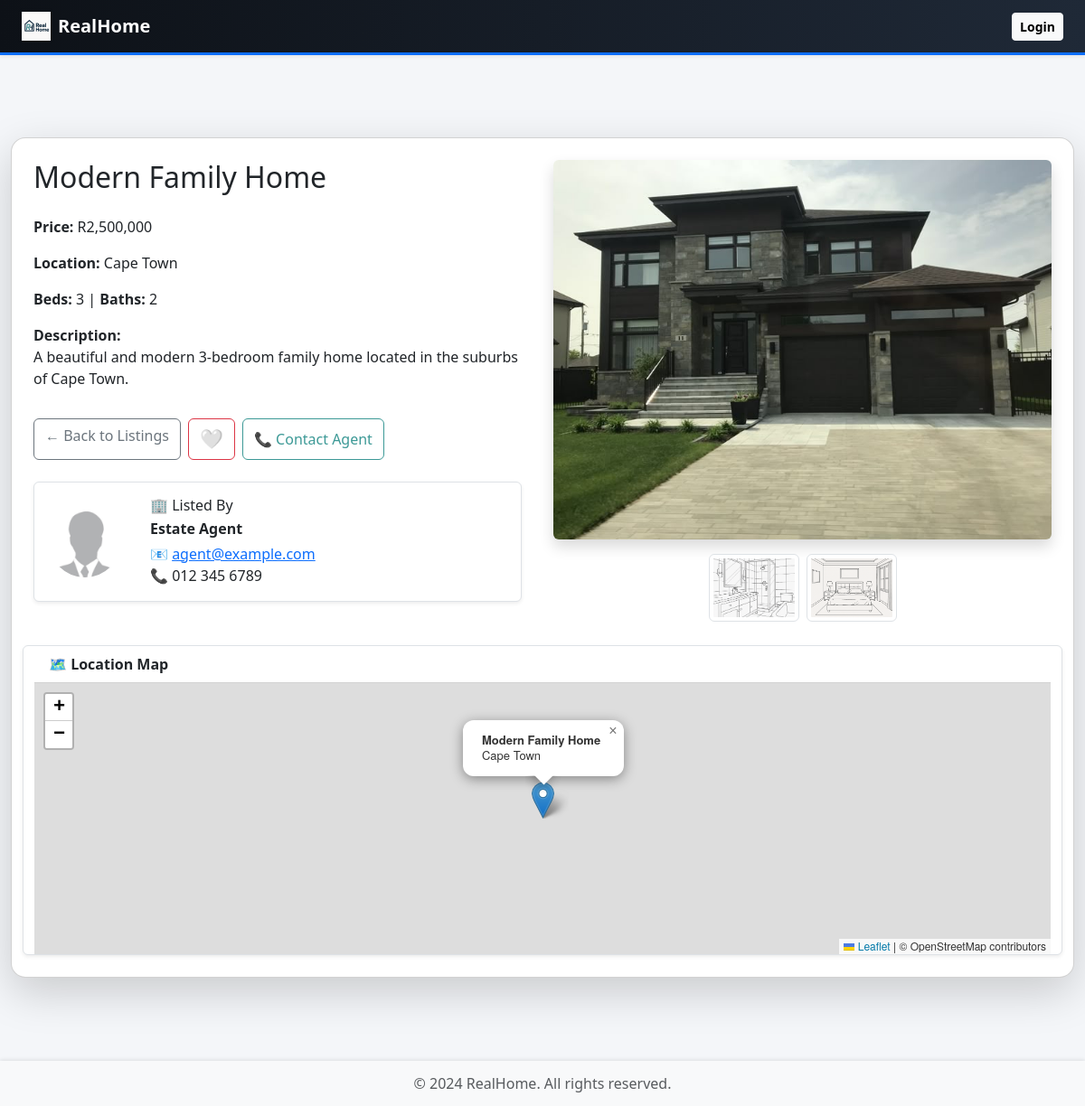
/detail/1, run on the app's committed database.
### models.py (models this page shows, shortened)
class Property(db.Model):
    id = db.Column(db.Integer, primary_key=True)
    title = db.Column(db.String(120))
    description = db.Column(db.Text)
    price = db.Column(db.Float)
    beds = db.Column(db.Integer)
    baths = db.Column(db.Integer)
    type = db.Column(db.String(50))
    location = db.Column(db.String(120))
    image = db.Column(db.String(255))
    latitude = db.Column(db.Float)
    longitude = db.Column(db.Float)
    agent_id = db.Column(db.Integer, db.ForeignKey('user.id'))  # Link to agent
    agent = relationship("User", backref="listings")
    additional_images = db.relationship(
        'ListingImage',
        backref='listing',
        cascade="all, delete-orphan"
    )

class User(db.Model):
    id = db.Column(db.Integer, primary_key=True)
    name = db.Column(db.String(100), nullable=False)
    email = db.Column(db.String(120), unique=True, nullable=False)
    password_hash = db.Column(db.String(200), nullable=False)
    role = db.Column(db.String(50), nullable=False)

class AgentProfile(db.Model):
    id = db.Column(db.Integer, primary_key=True)
    agent_id = db.Column(db.Integer, db.ForeignKey('user.id'), unique=True, nullable=False)
    agency_name = db.Column(db.String(120))
    license_number = db.Column(db.String(100))
    phone = db.Column(db.String(20))
    profile_image = db.Column(db.String(255))  # Path to profile picture
    website = db.Column(db.String(255))
    facebook = db.Column(db.String(255))
    linkedin = db.Column(db.String(255))
    twitter = db.Column(db.String(255))
    user = db.relationship('User', backref=db.backref('agent_profile', uselist=False))

class ListingImage(db.Model):
    id = db.Column(db.Integer, primary_key=True)
    filename = db.Column(db.String(255), nullable=False)
    listing_id = db.Column(db.Integer, db.ForeignKey('property.id'), nullable=False)

### routes/properties.py (the view)
@properties_bp.route('/detail/<int:listing_id>')
def detail(listing_id):
    listing = Property.query.get_or_404(listing_id)
    return render_template('properties/detail.html', title=listing.title, listing=listing)

### templates/properties/detail.html (shortened to what this page needs)
{% extends "layout.html" %}
{% block page_content %}
<div class="d-flex justify-content-center py-4">
  <div class="card shadow-lg rounded-4 p-4 w-100" style="max-width: 1400px;">
    <div class="row">
      <div class="col-lg-6 mb-4 d-flex flex-column justify-content-between">
        <div>
          <h2 class="mb-4">{{ listing.title }}</h2>
          <p><strong>Price:</strong> R{{ "{:,.0f}".format(listing.price) }}</p>
          <p><strong>Location:</strong> {{ listing.location }}</p>
          <p><strong>Beds:</strong> {{ listing.beds }} | <strong>Baths:</strong> {{ listing.baths }}</p>
          <p><strong>Description:</strong><br>
          {{ listing.description }}</p>
        </div>
        <div class="d-flex flex-wrap gap-2 mt-3">
          <a href="{{ url_for('properties.dashboard') }}" class="btn btn-outline-secondary">
            ← Back to Listings
          </a>
          {% set liked = listing.wishlisted_by|selectattr('user_id', 'equalto', session.user_id)|list|length > 0 %}
          <button class="btn btn-outline-danger like-btn"
                  data-id="{{ listing.id }}"
                  aria-pressed="{{ 'true' if liked else 'false' }}"
                  title="{{ 'Remove from wishlist' if liked else 'Add to wishlist' }}">
            <span class="heart-icon" data-heart="{{ '❤️' if liked else '🤍' }}"></span>
          </button>
          <button class="btn btn-outline-primary">📞 Contact Agent</button>
        </div>
        {% if listing.agent %}
        <div class="card border shadow-sm mt-4" style="max-width: 540px;">
          <div class="row g-0 align-items-center">
            <div class="col-auto p-3">
              {% if listing.agent.agent_profile and listing.agent.agent_profile.profile_image %}
              <img src="{{ url_for('static', filename=listing.agent.agent_profile.profile_image) }}" class="rounded-circle"
                style="width: 80px; height: 80px; object-fit: cover;" alt="Agent Photo">
              {% else %}
              <img src="{{ url_for('static', filename='assets/default-profile.jpg') }}" class="rounded-circle"
                style="width: 80px; height: 80px; object-fit: cover;" alt="Default Agent">
              {% endif %}
            </div>
            <div class="col p-3">
              <h6 class="mb-1">🏢 Listed By</h6>
              <p class="mb-1 fw-bold">{{ listing.agent.name }}</p>
              <p class="mb-0">
                📧 <a href="mailto:{{ listing.agent.email }}">{{ listing.agent.email }}</a><br>
                {% if listing.agent.agent_profile and listing.agent.agent_profile.phone %}
                📞 {{ listing.agent.agent_profile.phone }}
                {% endif %}
              </p>
            </div>
          </div>
        </div>
        {% endif %}
      </div>
      <div class="col-lg-6 d-flex flex-column align-items-center">
        <img id="mainImage"
             src="{{ url_for('static', filename=listing.image if listing.image else 'assets/default.jpg') }}"
             class="img-fluid rounded shadow mb-3"
             style="width: 100%; max-width: 640px; height: 420px; object-fit: cover;"
             alt="Property Image">
        {% if listing.additional_images %}
        <div class="d-flex gap-2 flex-wrap justify-content-center">
          {% for img in listing.additional_images %}
          <img src="{{ url_for('static', filename='assets/' ~ listing.id ~ '/additional/' ~ img.filename) }}"
               class="img-thumbnail"
               style="width: 100px; height: 75px; object-fit: cover; cursor: pointer;"
               alt="Thumbnail"
               onclick="updateMainImage(this.src)">
          {% endfor %}
        </div>
        {% endif %}
      </div>
    </div>
    <div class="row">
      <div class="card mt-4 border shadow-sm">
        <div class="card-header bg-white fw-bold">🗺️ Location Map</div>
        <div class="card-body p-0">
          <div id="map" style="width: 100%; height: 300px;"></div>
        </div>
      </div>
    </div>
  </div>
</div>
{% endblock %}

### templates/layout.html (shortened to what this page needs)
<!DOCTYPE html>
<html lang="en">
<head>
  <link href="https://cdn.jsdelivr.net/npm/bootstrap@5.3.3/dist/css/bootstrap.min.css" rel="stylesheet">
  <link rel="stylesheet" href="{{ url_for('static', filename='css/style.css') }}">
  <link rel="stylesheet" href="https://unpkg.com/leaflet@1.9.4/dist/leaflet.css" />
  <link rel="stylesheet" href="https://unpkg.com/leaflet.markercluster@1.5.3/dist/MarkerCluster.css" />
  <link rel="stylesheet" href="https://unpkg.com/leaflet.markercluster@1.5.3/dist/MarkerCluster.Default.css" />
</head>
<body>
  <nav class="navbar navbar-expand-lg fixed-top shadow-sm urban-header">
    <div class="container-fluid px-4">
      <a class="navbar-brand d-flex align-items-center gap-2 text-white fw-semibold" href="{{ url_for('properties.index') }}">
        <img src="{{ url_for('static', filename='assets/rh_logo.png') }}" alt="RealHome Logo" width="32" height="32">
        <span>RealHome</span>
      </a>
      <div class="collapse navbar-collapse justify-content-end" id="navbarNav">
        <ul class="navbar-nav gap-3 align-items-center">
          {% if session.user_name %}
          <li class="nav-item">
            <span class="text-light small">Welcome, {{ session.user_name }}!</span>
          </li>
          <li class="nav-item">
            <a class="btn btn-outline-light btn-sm" href="{{ url_for('auth.logout') }}">Logout</a>
          </li>
          {% else %}
          <li class="nav-item">
            <a class="btn btn-light btn-sm fw-semibold" href="{{ url_for('auth.login') }}">Login</a>
          </li>
          {% endif %}
        </ul>
      </div>
    </div>
  </nav>
  {% set main_col_class = "col-12 col-md-9" if session.user_role == "Estate Agent" else "col-12" %}
  <main class="container-fluid pt-4" style="padding-bottom: 70px;">
    <div class="page-wrapper py-5 d-lg-flex gap-4">
      <div class="flex-fill">
        {% block page_content %}{% endblock %}
      </div>
    </div>
  </main>
  <footer class="footer">
    <div class="container">
      <span class="text-muted">&copy; 2024 RealHome. All rights reserved.</span>
    </div>
  </footer>
</body>
</html>

### static/css/style.css (style rules this page uses)
html, body { height: 100%; overflow-x: hidden; }
body { font-family: 'Segoe UI', Tahoma, Geneva, Verdana, sans-serif; background-color: #f4f6f9; color: #212529; padding-top: 56px; }
.page-wrapper { min-height: calc(100vh - 150px); }
.page-wrapper { min-height: calc(100vh - 106px); }
.urban-header { background: linear-gradient(to right, #0d1117, #1f2937); color: white; border-bottom: 3px solid #0d6efd; transition: all 0.3s ease-in-out; }
.navbar { transition: all 0.3s ease-in-out; }
.navbar-brand img { object-fit: contain; filter: drop-shadow(0 0 2px rgba(0,0,0,0.1)); }
.footer { position: fixed; bottom: 0; width: 100%; height: 50px; background-color: #e5e7eb; text-align: center; line-height: 50px; box-shadow: 0 -1px 5px rgba(0, 0, 0, 0.1); }
.btn-outline-primary { color: #3C9996; border-color: #3C9996; }
.heart-icon::before { content: attr(data-heart); font-size: 1.3rem; transition: all 0.2s ease; display: inline-block; }

### templates/layout.html (style rules this page uses)
body { padding-top: 56px; }
.footer { position: fixed; bottom: 0; width: 100%; height: 50px; background-color: #f8f9fa; padding: 0; line-height: 50px; text-align: center; z-index: 1000; box-shadow: 0 -1px 4px rgba(0, 0, 0, 0.1); }
.card-body { display: flex; flex-direction: column; justify-content: space-between; }

### data on the page
Property: title "Modern Family Home", price "2,500,000", location "Cape Town", beds "3", baths "2", description "A beautiful and modern 3-bedroom family home located in the suburbs of Cape Town.", image (picture)
User: agent.name "Estate Agent", agent.email "agent@example.com"
AgentProfile: agent.agent_profile.phone "012 345 6789"
ListingImage: filename (picture)
ListingImage: filename (picture)
